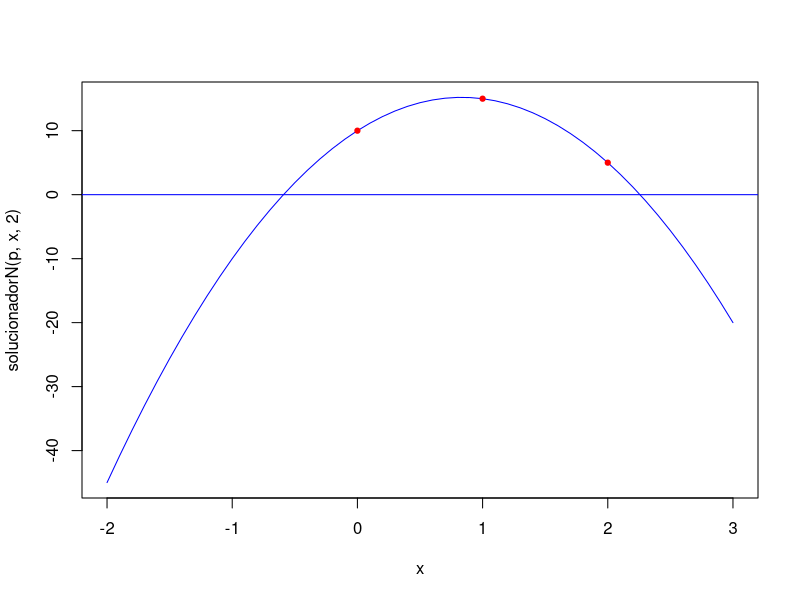
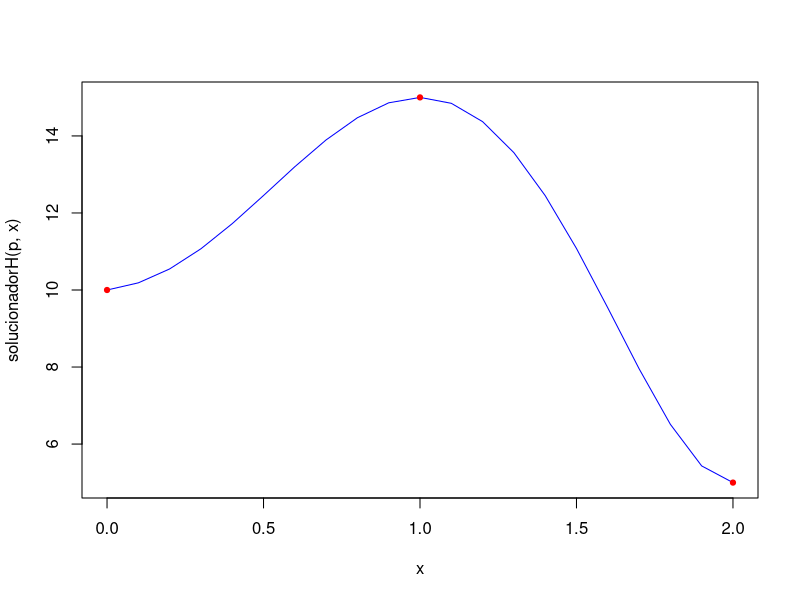
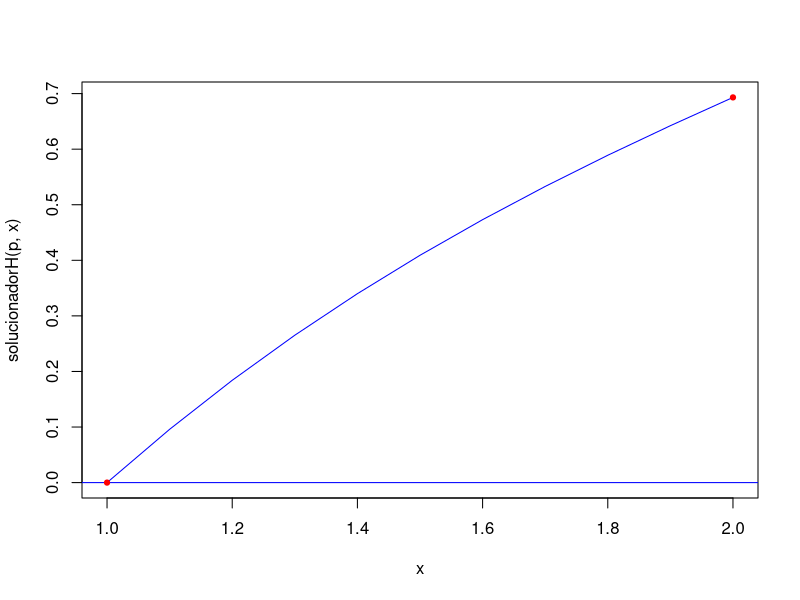
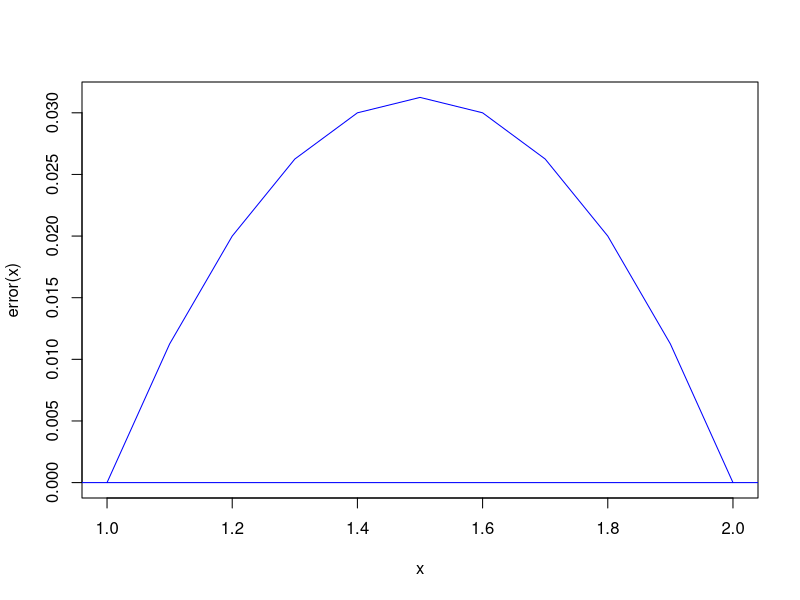
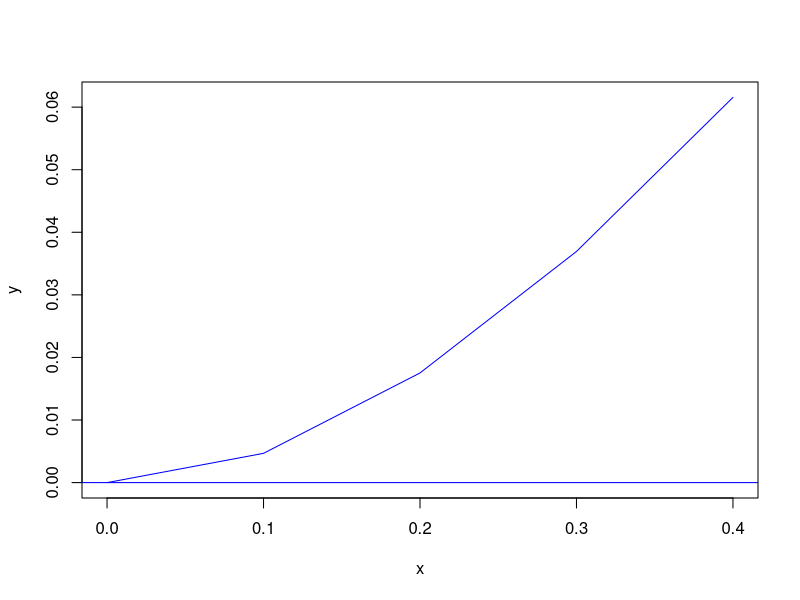

The R source for these figures, in order:
## ---- chunk 1
rm(list=ls())

interNewton<-function(M){
  res<-0
  k<-1
  res<-M
  tam<-NROW(res)
  temp<-0
  temp[c(1)]<-res[1,2]
  while(k<tam)
  {
    k<-k+1
    j<-k
    i<-1
    while((j-1)<=(tam-1))
    {
      #up<-(res[j,2]-res[j-1,2])
      #down<-(res[j,1]-res[i,1])
      temp[c(j)]<-(res[j,2]-res[j-1,2])/(res[j,1]-res[i,1])
      #temp[c(j)]<-up/down
      i<-i+1
      j<-j+1
      
    }
    #cat("" solución: ",temp,"\n")
    res[,2]<-temp
  }
  return(res)
}

solucionadorN=function(p,x,n){
  i=2;
  j=1;
  if((0<=n)&&(n<=(NROW(p))))
  {
  acum=p[1,2]
  while(i<=n+1){
    multi=1
    while(j<i){
      multi=multi*(x-p[j,1])
      j=j+1;
    }
    multi=multi*p[i,2]
    i=i+1;
    j=1
    acum=acum+multi
  }
  return(acum)
  }
  else cat("Grado no posible","\n")
}

M<-matrix(c(0,1,2,10,15,5),ncol=2,nrow=3)
p<-interNewton(M)
x<-seq(-2,3,0.1)
#plot(x,p5(x,p),type="l",col="blue")
#abline(h=0,col="blue")
#points(rbind(M),pch=19,cex=0.7,col="red")
cat(solucionadorN(p,0,2))
plot(x,solucionadorN(p,x,2),type="l",col="blue")
abline(h=0,col="blue")
points(rbind(M),pch=19,cex=0.7,col="red")
## ---- chunk 2
rm(list=ls())
hermite=function(M){
  tam=NROW(M)
  puntos=matrix(0,nrow=2*tam,ncol=2)
  res=matrix(0,nrow=2*tam)
  i=1
  while(i<=tam){
    puntos[(2*i)-1,1]=M[i,1]
    puntos[(2*i),1]=M[i,1]
    res[c(2*i)]=M[i,3]
    i=i+1
  }
  i=1
  res[c(1)]=M[1,2]
  while(i<tam){
    res[c((2*i)+1)]=(M[i+1,2]-M[i,2])/(M[i+1,1]-M[i,1])
    i=i+1
  }
  #union
  tam=tam*2
  k<-2
  temp<-0
  temp=res
  while(k<tam)
  {
    k<-k+1
    j=k
    i<-1
    while((j)<=(tam))
    {
      #a=res[j]
      #b=res[j-1]  
      #up<-(a-b)
      #c=puntos[j]
      #d=puntos[i]  
      #down<-(c-d)
      temp[c(j)]<-(res[j]-res[j-1])/(puntos[j,1]-puntos[i,1])
      #temp[c(j)]<-up/down
      i<-i+1
      j<-j+1
      
    }
    #cat("" solución: ",temp,"\n")
    res<-temp
  }
  
  puntos[,2]=res
  return(puntos)
  
}

solucionadorH=function(p,x){
  i=2;
  j=1;
  tam=NROW(p)
  acum=p[1,2]
  while(i<=(tam)){
    multi=1
    while(j<i){
      multi=multi*(x-p[j,1])
      j=j+1;
    }
    multi=multi*p[i,2]
    i=i+1;
    j=1
    acum=acum+multi
  }
  return(acum)
  
}

M=matrix(c(0,1,2,10,15,5,1,0,0),ncol=3,nrow=3)  
p=hermite(M)

x<-seq(0,2,0.1)
cat(solucionadorH(p,1.5))
plot(x,solucionadorH(p,x),type="l",col="blue")
abline(h=0,col="blue")
points(rbind(M),pch=19,cex=0.7,col="red")
## ---- chunk 3
rm(list=ls())
hermite=function(M){
  tam=NROW(M)
  puntos=matrix(0,nrow=2*tam,ncol=2)
  res=matrix(0,nrow=2*tam)
  i=1
  while(i<=tam){
    puntos[(2*i)-1,1]=M[i,1]
    puntos[(2*i),1]=M[i,1]
    res[c(2*i)]=M[i,3]
    i=i+1
  }
  i=1
  res[c(1)]=M[1,2]
  while(i<tam){
    res[c((2*i)+1)]=(M[i+1,2]-M[i,2])/(M[i+1,1]-M[i,1])
    i=i+1
  }
  #union
  tam=tam*2
  k<-2
  temp<-0
  temp=res
  while(k<tam)
  {
    k<-k+1
    j=k
    i<-1
    while((j)<=(tam))
    {
      #a=res[j]
      #b=res[j-1]  
      #up<-(a-b)
      #c=puntos[j]
      #d=puntos[i]  
      #down<-(c-d)
      temp[c(j)]<-(res[j]-res[j-1])/(puntos[j,1]-puntos[i,1])
      #temp[c(j)]<-up/down
      i<-i+1
      j<-j+1
      
    }
    #cat("" solución: ",temp,"\n")
    res<-temp
  }
  
  puntos[,2]=res
  return(puntos)
  
}

solucionadorH=function(p,x){
  i=2;
  j=1;
  tam=NROW(p)
  acum=p[1,2]
  while(i<=(tam)){
    multi=1
    while(j<i){
      multi=multi*(x-p[j,1])
      j=j+1;
    }
    multi=multi*p[i,2]
    i=i+1;
    j=1
    acum=acum+multi
  }
  return(acum)
  
}


M=matrix(c(1,2,0,0.69315,1,1/2),ncol=3,nrow=2)
p=hermite(M)

x<-seq(1,2,0.1)
cat(solucionadorH(p,1.5))
plot(x,solucionadorH(p,x),type="l",col="blue")
abline(h=0,col="blue")
points(rbind(M),pch=19,cex=0.7,col="red")

## ---- chunk 4
rm(list=ls())
segunda=function(x) -1/(x*x)
error=function(x) (x-1)*(x-2)*segunda(2)/2
x<-seq(1,2,0.1)
plot(x,error(x),type="l",col="blue")
abline(h=0,col="blue")
cat("El error en el intervalo [1,2] describe el siguiente comportamiento: ")
## ---- chunk 5
rm(list=ls())
  x<-seq(0,0.4,0.1)
  y=c(0,0.00467884,0.01752309,0.0369363,0.06155193)
  plot(x,y,type="l",col="blue")
  abline(h=0,col="blue")

## ---- chunk 6
rm(list=ls())
neville=function(M,x)
{
  tam<-NROW(M)
  temp=matrix(0,nrow=tam,ncol=tam)
  temp[,1]=M[,2]
  i=2
  j=1
  while(i<=tam)
  {
    j=1
    while(j<i)
    {
      a=((x-M[i-j,1])*temp[i,j])
      b=((x-M[i,1])*temp[i-1,j])
      abajo=M[i,1]-M[i-j,1]
      temp[i,j+1]=(a-b)/abajo
      #temp[i,j+1]=(((x-M[i-j,1])*temp[i,j])-((x-M[i,1])*temp[i-1,j]))/M[i,1]-M[i-j,1]
      
      j=j+1
    }
    
    i=i+1
  }
  return(temp[tam,tam])
}

M<-matrix(c(0,0.1,0.2,0.3,0.4,0,0.00467884,0.01752309,0.0369363,0.06155193),ncol=2,nrow=5)
cat(neville(M,0.25))

